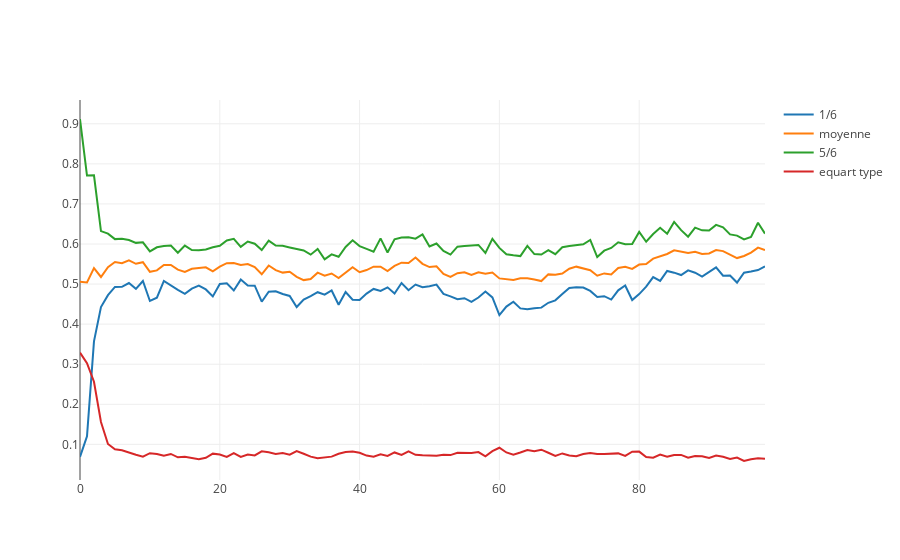

The notebook cell saved with this chart:
### Markdown cell above
# Statistiques au cours du temps
1/6 les plus petit, 1/6 les plus grand
moyenne et equart type
```python
vogel.draw_stats(trait)
```

### Code cell
V.draw_stats("poils")
